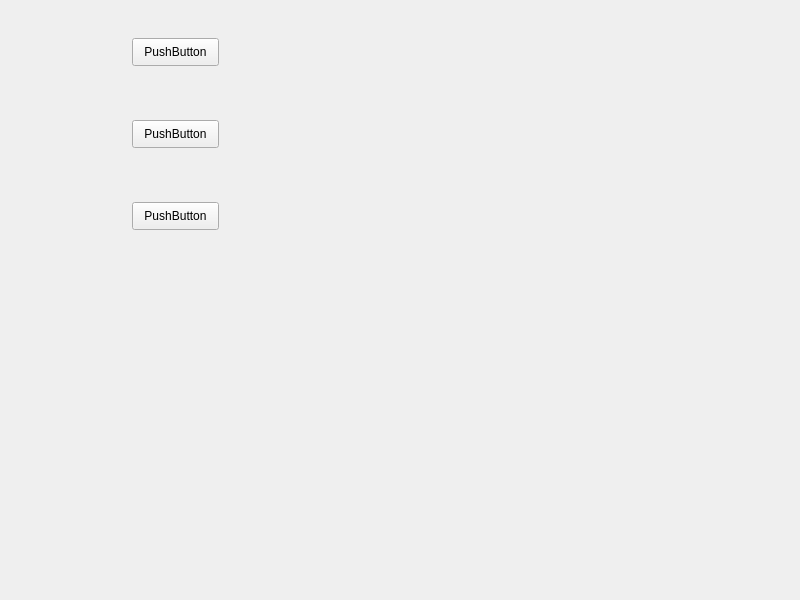
<?xml version="1.0" encoding="UTF-8"?>
<ui version="4.0">
 <class>frmDisplay</class>
 <widget class="QWidget" name="frmDisplay">
  <property name="geometry">
   <rect>
    <x>0</x>
    <y>0</y>
    <width>800</width>
    <height>600</height>
   </rect>
  </property>
  <property name="windowTitle">
   <string>frmDisplay</string>
  </property>
  <widget class="QWidget" name="verticalLayoutWidget">
   <property name="geometry">
    <rect>
     <x>-10</x>
     <y>-10</y>
     <width>371</width>
     <height>291</height>
    </rect>
   </property>
   <layout class="QGridLayout" name="gridLayout">
    <item row="1" column="0">
     <widget class="SwitchButton" name="SwitchButtonTwo">
      <property name="sizePolicy">
       <sizepolicy hsizetype="Minimum" vsizetype="Fixed">
        <horstretch>87</horstretch>
        <verstretch>28</verstretch>
       </sizepolicy>
      </property>
      <property name="minimumSize">
       <size>
        <width>87</width>
        <height>28</height>
       </size>
      </property>
      <property name="maximumSize">
       <size>
        <width>87</width>
        <height>28</height>
       </size>
      </property>
      <property name="text">
       <string>PushButton</string>
      </property>
     </widget>
    </item>
    <item row="0" column="0">
     <widget class="SwitchButton" name="SwitchButtonOne">
      <property name="sizePolicy">
       <sizepolicy hsizetype="Minimum" vsizetype="Fixed">
        <horstretch>87</horstretch>
        <verstretch>28</verstretch>
       </sizepolicy>
      </property>
      <property name="minimumSize">
       <size>
        <width>87</width>
        <height>28</height>
       </size>
      </property>
      <property name="maximumSize">
       <size>
        <width>87</width>
        <height>28</height>
       </size>
      </property>
      <property name="layoutDirection">
       <enum>Qt::RightToLeft</enum>
      </property>
      <property name="text">
       <string>PushButton</string>
      </property>
     </widget>
    </item>
    <item row="2" column="0">
     <widget class="SwitchButton" name="SwitchButtonThree">
      <property name="sizePolicy">
       <sizepolicy hsizetype="Minimum" vsizetype="Fixed">
        <horstretch>87</horstretch>
        <verstretch>28</verstretch>
       </sizepolicy>
      </property>
      <property name="minimumSize">
       <size>
        <width>87</width>
        <height>28</height>
       </size>
      </property>
      <property name="maximumSize">
       <size>
        <width>87</width>
        <height>28</height>
       </size>
      </property>
      <property name="text">
       <string>PushButton</string>
      </property>
     </widget>
    </item>
   </layout>
  </widget>
 </widget>
 <customwidgets>
  <customwidget>
   <class>SwitchButton</class>
   <extends>QPushButton</extends>
   <header>switchbutton.h</header>
  </customwidget>
 </customwidgets>
 <resources/>
 <connections/>
</ui>
